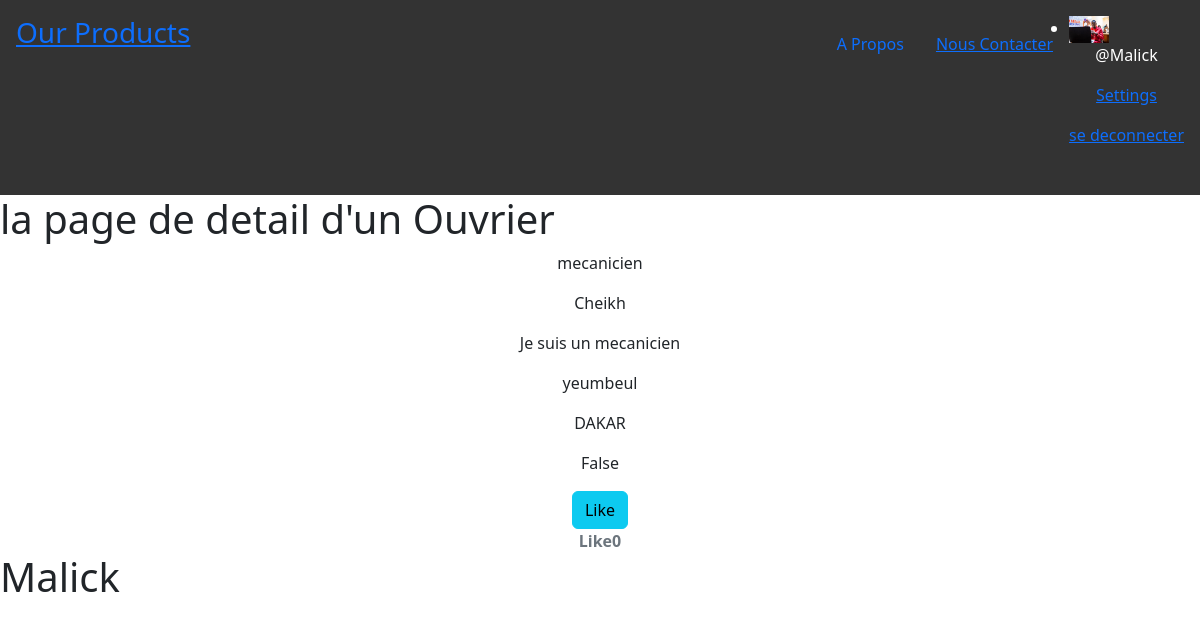
The page /job/work-detail/1 (signed in) on the database its author committed.
### authentication/models.py (models this page shows, shortened)
class User(AbstractUser):
    WORKER = 'WORKER'
    SUBSCRIBER = 'SUBSCRIBER'
    ROLE_CHOICES = (
        (WORKER, 'Trvailleur'),
        (SUBSCRIBER,'Abonné')
    )
    HOMME = 'HOMME'
    FEMME = 'FEMME'
    SEXE_CHOICES = (
        (HOMME, 'Homme'),
        (FEMME, 'Femme')
    )
    profile_photo = models.ImageField(verbose_name='Photo de profile',upload_to='photo_de_profile')
    sexe = models.CharField(max_length=30,choices=SEXE_CHOICES,verbose_name='Sexe')
    role = models.CharField(max_length=30,choices=ROLE_CHOICES,verbose_name='Role')

### job/models.py (models this page shows, shortened)
class Worker(models.Model):
    objects = None
    LUNDI = 'LUNDI'
    MARDI = 'MARDI'
    MERCREDI = 'MERCREDI'
    JEUDI = 'JEUDI'
    VENDREDI = 'VENDREDI'
    SAMEDI = 'DIMANCHE'
    DIMANCHE = 'DIMANCHE'
    JOUR_DE_TRAVAILLE = (
        (LUNDI, 'LUNDI'),
        (MARDI, 'MARDI'),
        (MERCREDI, 'MERCREDI'),
        (JEUDI, 'JEUDI'),
        (VENDREDI, 'VENDREDI'),
        (SAMEDI, 'DIMANCHE'),
        (DIMANCHE, 'DIMANCHE')
    )
    DAKAR = 'DAKAR'
    THIES = 'THEIS'
    LOUGA = 'LOUGA'
    ZONE_DE_DEPLACEMENT = (
        (DAKAR, 'DAKAR'),
        (THIES, 'THEIS'),
        (LOUGA, 'LOUGA'))
    JOURNEE = 'JOURNEE'
    NUIT = 'NUIT'
    HEURES_DE_TRAVAILLE = (
        (JOURNEE, 'JOURNEE'),
        (NUIT, 'NUIT')
    )
    slug = models.SlugField(max_length=30,unique=True)
    ouvrier = models.ForeignKey(settings.AUTH_USER_MODEL,on_delete=models.CASCADE,related_name='ouvrier')
    photo = models.ImageField(upload_to='photos')
    metier = models.ForeignKey(Metier,max_length=50,blank=False,on_delete=models.CASCADE)
    bio = models.CharField(max_length=200)
    adress_home = models.CharField(max_length=50,blank=False)
    contact = models.IntegerField(max_length=12 ,null=True)
    zone_de_deplacement = MultiSelectField(max_length=30, choices=ZONE_DE_DEPLACEMENT,max_choices=2)
    jours_de_travaille = MultiSelectField(choices=JOUR_DE_TRAVAILLE)
    heures_de_travaille = models.CharField(max_length=30, choices=HEURES_DE_TRAVAILLE)
    etoile = models.BooleanField(default=False)
    date_created = models.DateTimeField(auto_now_add=True)
    date_update = models.DateTimeField(auto_now_add=True)
    likes = models.ManyToManyField(settings.AUTH_USER_MODEL, related_name='userLike_worker')

class Metier(models.Model):
    objects = None
    slug = models.SlugField(max_length=30,unique=True)
    nom_du_metier = models.CharField(max_length=50,verbose_name="Ton Métier")
    def __str__(self):
        return str(self.nom_du_metier)

### job/views.py (the view)
# urls.py: path("work-detail/<int:id>",views_worker,name='worker_detail'),
@login_required
def views_worker(request, id):
    work = get_object_or_404(Worker, id=id)
    likes_connected = get_object_or_404(Worker, id=id)
    liked = False
    if likes_connected.likes.filter(id=request.user.id).exists():
        liked = True
    return render(request, "job/work_detail.html", {'work': work, "liked":liked})

### Linking/templates/job/work_detail.html (shortened to what this page needs)
{% extends 'base.html' %}
{% block contenu %}
<h1> la page de detail d'un Ouvrier </h1>
    <div class="text-center">
        <p> {{ work.metier }} </p>
    <p> {{ work.ouvrier }} </p>
    <p> {{ work.bio }} </p>
    <p> {{ work.adress_home }} </p>
    <p> {{ work.zone_de_deplacement }} </p>
        <p> {{ work.etoile }} </p>
{% if user.is_authenticated %}
  <form action="{% url 'job:worker_like' work.id %}" method="POST">
    {% if liked %}
    <button type="submit" name="work_id" value="{{work.id}}" class="btn btn-info">Unlike</button>
    {% else %}
    <button type="submit" name="work_id" value="{{work.id}}" class="btn btn-info">Like</button>
    {% endif %}
  </form>
{% else %}
  <a class="btn btn-outline-info" href="{% url 'login' %}?next={{request.path}}">Log in to like this article!</a><br>
{% endif %}
    <strong class="text-secondary">Like{{ work.likes.count }}</strong>
    </div>
<h1> {{ user }} </h1>
{% endblock %}

### Linking/templates/base.html (shortened to what this page needs)
<!doctype html>
<html lang="en">
<head>
    <link href="https://cdn.jsdelivr.net/npm/bootstrap@5.2.2/dist/css/bootstrap.min.css" rel="stylesheet">
</head>
<body>
    <div class="list"
        style=" border: none;
        color: white;
        background-color: #333;
        padding: 1rem;
        display: flex;
        justify-content: space-between;"
    >
        <h3 id="title-nav"><a href="{% url 'job:home' %}">Our Products </a></h3>
        <ul style=" display: flex; justify-content: flex-end;">
            <li style="list-style: none; padding: 1rem; "><a style="text-decoration: none; " href="{% url 'job:home' %}">A Propos</a></li>
            <li style="list-style: none; padding: 1rem;"><a href="#">Nous Contacter</a></li>
            {% if user.is_authenticated %}
             <li>
                  {% if user.profile_photo %}
                 <img src="{{ user.profile_photo.url }}" width="40">
                 {% else %}
                 <h4>Pas de photo</h4>
                 {% endif %}
                 <p class="text-center">@{{ user.username }} </p>
                   {% if user.username == user.username %}
                      <p class="text-center"><a href="{% url 'authentication:detail_profile' user.id %}">Settings</a> </p>
                     {% endif %}
            <p> <a class="text-center" href="{% url 'authentication:logout' %}"> se deconnecter</a> </p>
            {% else %}
            <p class="text-center"><a href="{% url 'authentication:login' %}">se connecter</a> </p>
             </li>
            {% endif %}
        </ul>
    </div>
    {% block contenu %}
    {% endblock %}
</body>
</html>

### rows shown on the page
User: profile_photo (picture), username "Malick"
Worker: metier "mecanicien", ouvrier "Cheikh", bio "Je suis un mecanicien", adress_home "yeumbeul", zone_de_deplacement "DAKAR", etoile "False", likes.count "0"
